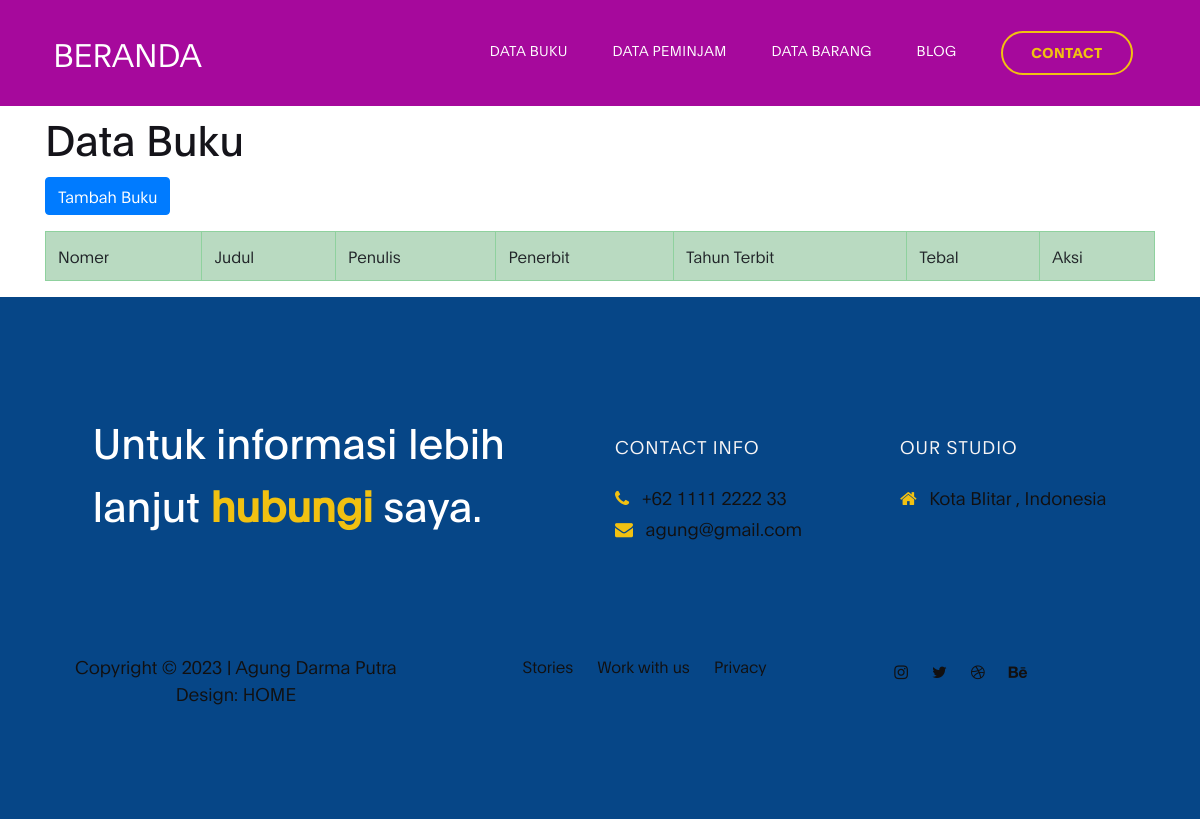
The app's page /databuku/, older data.
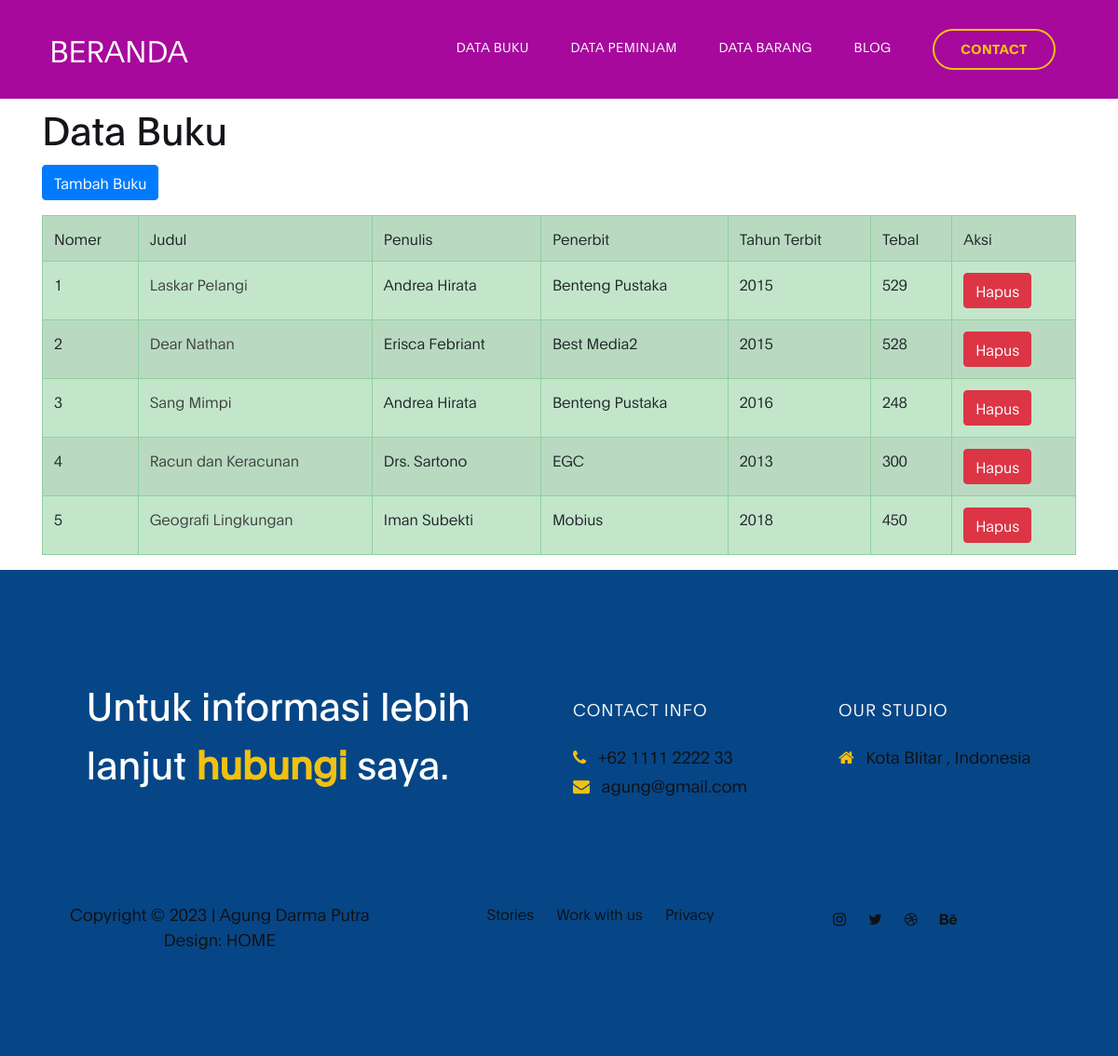
The same page, newer data.
### dashboard/models.py (models this page shows, shortened)
class Databuku(models.Model):
    no = models.IntegerField()
    judul = models.CharField(max_length=20)
    penulis = models.CharField(max_length=15)
    penerbit = models.CharField(max_length=20)
    tahunterbit = models.IntegerField()
    tebal = models.BigIntegerField()

### dashboard/views.py (the view)
# urls.py: path('databuku/',Buku_view),
def Buku_view(request):
    databukus=Databuku.objects.all()
    titelnya="Data Buku"
    konteks={
        'databuku':databukus,
        'titel':titelnya,
    }
    return render(request, 'databuku.html', konteks)

### templates/databuku.html (shortened to what this page needs)
{% extends 'base.html' %}
{% load static %}
{% block isinya %}
<div class="container">
 <h1 class="align-center">Data Buku</h1>
 <p><a href="/regbuku" class="btn btn-primary">Tambah Buku</a></p>
 <table border="1" class="table table-success table-striped">
    <tr>
        <th>Nomer</th>
        <th>Judul</th>
        <th>Penulis</th>
        <th>Penerbit</th>
        <th>Tahun Terbit</th>
        <th>Tebal</th>
        <th>Aksi</th>
    </tr>
    {% for Databuku in databuku %}
    <tr>
        <td>{{Databuku.no}}</td>
        <td><a href="{% url 'ubah_buku' Databuku.id %}">{{Databuku.judul}}</a></td>
        <td>{{Databuku.penulis}}</td>
        <td>{{Databuku.penerbit}}</td>
        <td>{{Databuku.tahunterbit}}</td>
        <td>{{Databuku.tebal}}</td>
        <td><button type="button" class="btn btn-danger" data-toggle="modal" data-target="#hapus-{{ Databuku.id }}">
            Hapus
        </button></td>
    </tr>
    {% endfor %}
 </table>
</div>
 {% endblock %}

### templates/base.html (shortened to what this page needs)
<!DOCTYPE html>
<html lang="en">
<head>
     {% include 'link.html' %}
</head>
<body>
{% include 'menu.html' %}
{% block isinya %}
{% endblock %}
<footer class="site-footer">
  <div class="container">
    <div class="row">
      <div class="col-lg-5 mx-lg-auto col-md-8 col-10">
        <h1 class="text-white" data-aos="fade-up" data-aos-delay="100">Untuk informasi lebih lanjut <strong>hubungi</strong> saya.</h1>
      </div>
      <div class="col-lg-3 col-md-6 col-12" data-aos="fade-up" data-aos-delay="200">
        <h4 class="my-4">Contact Info</h4>
        <p class="mb-1">
          <i class="fa fa-phone mr-2 footer-icon"></i>
          +62 1111 2222 33
        </p>
        <p>
          <a href="#">
            <i class="fa fa-envelope mr-2 footer-icon"></i>
            agung@gmail.com
          </a>
        </p>
      </div>
      <div class="col-lg-3 col-md-6 col-12" data-aos="fade-up" data-aos-delay="300">
        <h4 class="my-4">Our Studio</h4>
        <p class="mb-1">
          <i class="fa fa-home mr-2 footer-icon"></i>
          Kota Blitar , Indonesia
        </p>
      </div>
      <div class="col-lg-4 mx-lg-auto text-center col-md-8 col-12" data-aos="fade-up" data-aos-delay="400">
        <p class="copyright-text">Copyright &copy; 2023 | Agung Darma Putra
        <br>
        <a rel="nofollow noopener" href="/">Design: HOME</a></p>
      </div>
      <div class="col-lg-4 mx-lg-auto col-md-6 col-12" data-aos="fade-up" data-aos-delay="500">
        <ul class="footer-link">
          <li><a href="#">Stories</a></li>
          <li><a href="#">Work with us</a></li>
          <li><a href="#">Privacy</a></li>
        </ul>
      </div>
      <div class="col-lg-3 mx-lg-auto col-md-6 col-12" data-aos="fade-up" data-aos-delay="600">
        <ul class="social-icon">
          <li><a href="#" class="fa fa-instagram"></a></li>
          <li><a href="#" class="fa fa-twitter"></a></li>
          <li><a href="#" class="fa fa-dribbble"></a></li>
          <li><a href="#" class="fa fa-behance"></a></li>
        </ul>
      </div>
    </div>
  </div>
</footer>
</body>
</html>

### templates/link.html
{% load static %}
     <link rel="stylesheet" href="../static/css/bootstrap.min.css">
     <link rel="stylesheet" href="../static/css/font-awesome.min.css">
     <link rel="stylesheet" href="../static/css/aos.css">
     <link rel="stylesheet" href="../static/css/owl.carousel.min.css">
     <link rel="stylesheet" href="../static/css/owl.theme.default.min.css">
     <link rel="stylesheet" href="../static/css/templatemo-digital-trend.css">

### templates/menu.html (shortened to what this page needs)
<nav class="navbar navbar-expand-lg">
    <div class="container">
        <a class="navbar-brand" href="/">
          BERANDA
        </a>
        <div class="collapse navbar-collapse" id="navbarNav">
            <ul class="navbar-nav ml-auto">
                <li class="nav-item">
                    <a href="/databuku" class="nav-link jual">DATA BUKU</a>
                </li>
                <li class="nav-item">
                    <a href="/datapeminjaman" class="nav-link smoothScroll">DATA PEMINJAM</a>
                </li>
                <li class="nav-item">
                    <a href="/databarang" class="nav-link smoothScroll">DATA BARANG</a>
                </li>
                <li class="nav-item">
                    <a href="/blog" class="nav-link blog">BLOG</a>
                </li>
                <li class="nav-item">
                    <a href="/contact" class="nav-link contact">CONTACT</a>
                </li>
            </ul>
        </div>
    </div>
</nav>

### static/css/templatemo-digital-trend.css (style rules this page uses)
:root { --primary-color: #ede210; --secondary-color: #f1c111; --white-color: #ffffff; --dark-color: #064687; --project-bg: #f0f8ff; --menu-bg: #a6099c; --title-color: #15141a; --gray-color: #f8f5f5; --link-color: #404040; --p-color: #121010; --base-font-family: 'Plain-Light', sans-serif; --title-font-family: 'Plain-Regular', sans-serif; --font-bold-family: 'Plain-Bold', sans-serif; --font-weight-bold: bold; --h1-font-size: 42px; --h2-font-size: 32px; --h3-font-size: 24px; --p-font-size: 18px; --base-font-size: 16px; --menu-font-size: 14px; --border-radius-large: 100px; --border-radius-small: 5px; }
body { background: var(--white-color); font-family: var(--base-font-family); }
h1,h2,h3,h4,h5,h6 { font-family: var(--title-font-family); line-height: inherit; }
h1 { color: var(--title-color); font-size: var(--h1-font-size); }
h4 { color: var(--gray-color); font-family: var(--base-font-family); font-size: var(--p-font-size); letter-spacing: 1px; text-transform: uppercase; }
p { color: var(--p-color); font-size: var(--p-font-size); line-height: 1.5em; }
b, strong { letter-spacing: 0; color: var(--secondary-color); }
* { -webkit-box-sizing: border-box; -moz-box-sizing: border-box; box-sizing: border-box; }
*::before, *::after { -webkit-box-sizing: border-box; -moz-box-sizing: border-box; box-sizing: border-box; }
a { color: var(--link-color); font-weight: normal; text-decoration: none; }
.navbar { background: var(--menu-bg); z-index: 2; top: 0; right: 0; left: 0; padding: 1.5em; }
.navbar-brand { color: var(--white-color); font-size: var(--h2-font-size); }
.nav-link { color: var(--white-color); font-size: var(--menu-font-size); letter-spacing: 0.4px; margin: 0 1.6em; padding: 0.6em; }
.navbar-expand-lg .navbar-nav .nav-link { padding-right: 0; padding-left: 0; }
.navbar-expand-lg .navbar-nav .nav-link.contact { border: 2px solid var(--secondary-color); border-radius: var(--border-radius-large); color: var(--secondary-color); font-family: var(--font-bold-family); padding: 0.6em 2em 0.8em 2em; }
.site-footer { background: var(--dark-color); padding: 7em 0 6em 0; }
.site-footer a { color: var(--p-color); }
.site-footer a:hover, .footer-icon { color: var(--secondary-color); }
.footer-link li { display: inline-block; list-style: none; margin: 0 10px; }
.copyright-text, .footer-link, .site-footer .social-icon { margin-top: 6em; }
.copyright-text { margin-top: 5.3em; }
.social-icon { position: relative; padding: 0; margin: 4em 0 0 0; }
.social-icon li { display: inline-block; list-style: none; }
.social-icon li a { text-decoration: none; display: inline-block; font-size: var(--base-font-size); margin: 10px; text-align: center; }

Row changes from the older to the newer data that the page shows:
added Databuku: no "1", judul "Laskar Pelangi", penulis "Andrea Hirata", penerbit "Benteng Pustaka", tahunterbit "2015", tebal "529"
added Databuku: no "2", judul "Dear Nathan", penulis "Erisca Febriant", penerbit "Best Media2", tahunterbit "2015", tebal "528"
added Databuku: no "3", judul "Sang Mimpi", penulis "Andrea Hirata", penerbit "Benteng Pustaka", tahunterbit "2016", tebal "248"
added Databuku: no "4", judul "Racun dan Keracunan", penulis "Drs. Sartono", penerbit "EGC", tahunterbit "2013", tebal "300"
added Databuku: no "5", judul "Geografi Lingkungan", penulis "Iman Subekti", penerbit "Mobius", tahunterbit "2018", tebal "450"
